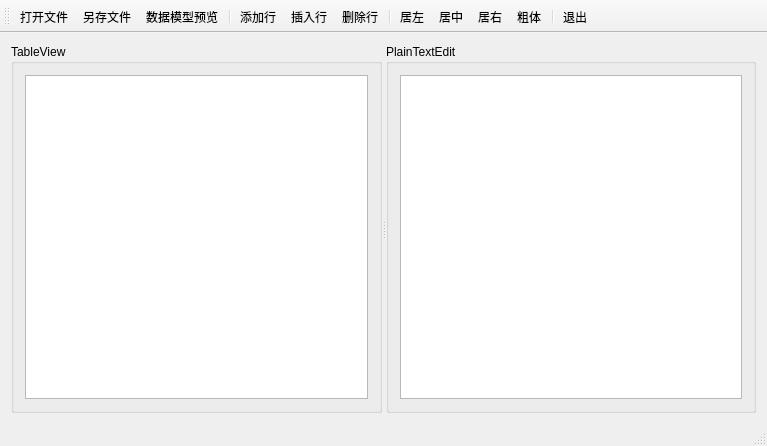
<?xml version="1.0" encoding="UTF-8"?>
<ui version="4.0">
 <class>MainWindow</class>
 <widget class="QMainWindow" name="MainWindow">
  <property name="geometry">
   <rect>
    <x>0</x>
    <y>0</y>
    <width>767</width>
    <height>446</height>
   </rect>
  </property>
  <property name="windowTitle">
   <string>MainWindow</string>
  </property>
  <widget class="QWidget" name="centralWidget">
   <layout class="QGridLayout" name="gridLayout">
    <item row="0" column="0">
     <widget class="QSplitter" name="splitter">
      <property name="orientation">
       <enum>Qt::Horizontal</enum>
      </property>
      <widget class="QGroupBox" name="groupBox">
       <property name="title">
        <string>TableView</string>
       </property>
       <layout class="QGridLayout" name="gridLayout_2">
        <item row="0" column="0">
         <widget class="QTableView" name="tableView"/>
        </item>
       </layout>
      </widget>
      <widget class="QGroupBox" name="groupBox_2">
       <property name="title">
        <string>PlainTextEdit</string>
       </property>
       <layout class="QGridLayout" name="gridLayout_3">
        <item row="0" column="0">
         <widget class="QPlainTextEdit" name="plainTextEdit"/>
        </item>
       </layout>
      </widget>
     </widget>
    </item>
   </layout>
  </widget>
  <widget class="QMenuBar" name="menuBar">
   <property name="geometry">
    <rect>
     <x>0</x>
     <y>0</y>
     <width>767</width>
     <height>23</height>
    </rect>
   </property>
  </widget>
  <widget class="QToolBar" name="mainToolBar">
   <attribute name="toolBarArea">
    <enum>TopToolBarArea</enum>
   </attribute>
   <attribute name="toolBarBreak">
    <bool>false</bool>
   </attribute>
   <addaction name="actOpen"/>
   <addaction name="actSave"/>
   <addaction name="actModelData"/>
   <addaction name="separator"/>
   <addaction name="actAppend"/>
   <addaction name="actInsert"/>
   <addaction name="actDelete"/>
   <addaction name="separator"/>
   <addaction name="actAlignLeft"/>
   <addaction name="actAlignCenter"/>
   <addaction name="actAlignRight"/>
   <addaction name="actFontBold"/>
   <addaction name="separator"/>
   <addaction name="actExit"/>
  </widget>
  <widget class="QStatusBar" name="statusBar"/>
  <action name="actOpen">
   <property name="icon">
    <iconset resource="rec.qrc">
     <normaloff>:/icons/open.bmp</normaloff>:/icons/open.bmp</iconset>
   </property>
   <property name="text">
    <string>打开文件</string>
   </property>
   <property name="toolTip">
    <string>打开文件</string>
   </property>
  </action>
  <action name="actSave">
   <property name="icon">
    <iconset resource="rec.qrc">
     <normaloff>:/icons/save.bmp</normaloff>:/icons/save.bmp</iconset>
   </property>
   <property name="text">
    <string>另存文件</string>
   </property>
   <property name="toolTip">
    <string>另存文件</string>
   </property>
  </action>
  <action name="actAppend">
   <property name="icon">
    <iconset resource="rec.qrc">
     <normaloff>:/icons/append.bmp</normaloff>:/icons/append.bmp</iconset>
   </property>
   <property name="text">
    <string>添加行</string>
   </property>
   <property name="toolTip">
    <string>添加行</string>
   </property>
  </action>
  <action name="actInsert">
   <property name="icon">
    <iconset resource="rec.qrc">
     <normaloff>:/icons/306.bmp</normaloff>:/icons/306.bmp</iconset>
   </property>
   <property name="text">
    <string>插入行</string>
   </property>
   <property name="toolTip">
    <string>插入行</string>
   </property>
  </action>
  <action name="actDelete">
   <property name="icon">
    <iconset resource="rec.qrc">
     <normaloff>:/icons/delete.bmp</normaloff>:/icons/delete.bmp</iconset>
   </property>
   <property name="text">
    <string>删除行</string>
   </property>
   <property name="toolTip">
    <string>删除行</string>
   </property>
  </action>
  <action name="actExit">
   <property name="icon">
    <iconset resource="rec.qrc">
     <normaloff>:/icons/exit.bmp</normaloff>:/icons/exit.bmp</iconset>
   </property>
   <property name="text">
    <string>退出</string>
   </property>
   <property name="toolTip">
    <string>退出</string>
   </property>
  </action>
  <action name="actModelData">
   <property name="icon">
    <iconset resource="rec.qrc">
     <normaloff>:/icons/import1.bmp</normaloff>:/icons/import1.bmp</iconset>
   </property>
   <property name="text">
    <string>数据模型预览</string>
   </property>
   <property name="toolTip">
    <string>数据模型预览</string>
   </property>
  </action>
  <action name="actAlignLeft">
   <property name="icon">
    <iconset resource="rec.qrc">
     <normaloff>:/icons/508.bmp</normaloff>:/icons/508.bmp</iconset>
   </property>
   <property name="text">
    <string>居左</string>
   </property>
   <property name="toolTip">
    <string>居左</string>
   </property>
  </action>
  <action name="actAlignCenter">
   <property name="icon">
    <iconset resource="rec.qrc">
     <normaloff>:/icons/510.bmp</normaloff>:/icons/510.bmp</iconset>
   </property>
   <property name="text">
    <string>居中</string>
   </property>
   <property name="toolTip">
    <string>居中</string>
   </property>
  </action>
  <action name="actAlignRight">
   <property name="icon">
    <iconset resource="rec.qrc">
     <normaloff>:/icons/512.bmp</normaloff>:/icons/512.bmp</iconset>
   </property>
   <property name="text">
    <string>居右</string>
   </property>
   <property name="toolTip">
    <string>居右</string>
   </property>
  </action>
  <action name="actFontBold">
   <property name="checkable">
    <bool>true</bool>
   </property>
   <property name="icon">
    <iconset resource="rec.qrc">
     <normaloff>:/icons/500.bmp</normaloff>:/icons/500.bmp</iconset>
   </property>
   <property name="text">
    <string>粗体</string>
   </property>
   <property name="toolTip">
    <string>粗体</string>
   </property>
  </action>
 </widget>
 <layoutdefault spacing="6" margin="11"/>
 <resources>
  <include location="rec.qrc"/>
 </resources>
 <connections>
  <connection>
   <sender>actExit</sender>
   <signal>triggered()</signal>
   <receiver>MainWindow</receiver>
   <slot>close()</slot>
   <hints>
    <hint type="sourcelabel">
     <x>-1</x>
     <y>-1</y>
    </hint>
    <hint type="destinationlabel">
     <x>349</x>
     <y>240</y>
    </hint>
   </hints>
  </connection>
 </connections>
</ui>
